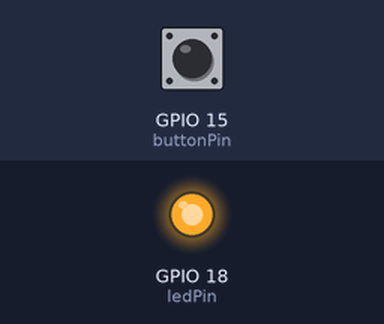
Bench run of a program on a simulated ESP32-S3. On the bench: output pins drawn as LEDs (lit = HIGH). Dashed ring = blinking. Inputs (shaded band) come from the test bench; at power-on: GPIO 15 (buttonPin) HIGH.

Above: at 1.4 s.
1.5 s: GPIO 15 (buttonPin) pulled LOW for 0.15 s
At 2.2 s:
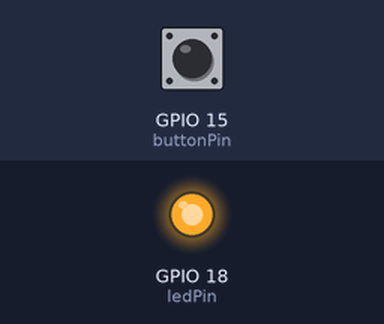
3.1 s: GPIO 15 (buttonPin) pulled LOW for 1 s
At 3.5 s:
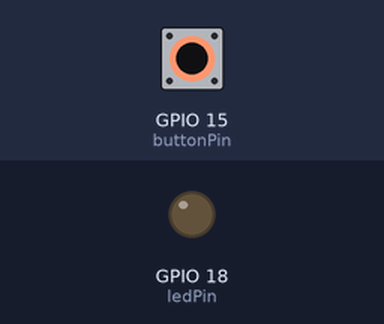
5.6 s: GPIO 15 (buttonPin) pulled LOW for 3.2 s
At 7.4 s:
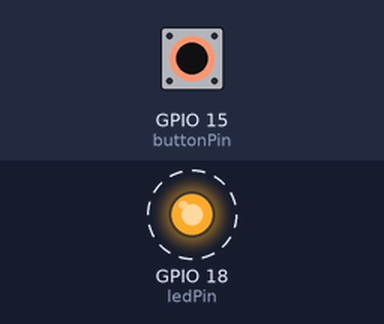
Timing chart, 0 to 17.8 s (numbered marks = the images above; inputs shaded):
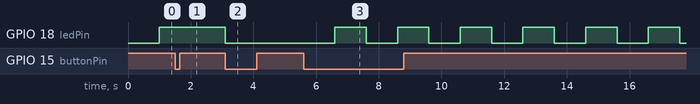

Measured:
- after the input at 1.5 s, GPIO 18 (ledPin): stays HIGH (without the input it goes to LOW after 0.50 s)
- after the input at 3.1 s, GPIO 18 (ledPin): HIGH → LOW at once
- after the input at 5.6 s, GPIO 18 (ledPin): alternates HIGH for 1.0 s and LOW for 1.0 s, starting after 1.0 s

The program:

main.cpp
```cpp
#include <Arduino.h>

enum class LedState
{
  ON,
  OFF
};

enum class Mode
{
  AlwaysOn,
  AlwaysOff,
  Blinking
};

class Led
{
private:
  const uint8_t pinNumber;

public:
  Led(uint8_t pin) : pinNumber(pin) {}

  void init()
  {
    pinMode(pinNumber, OUTPUT);
    setLedState(LedState::OFF);
  }

  void setLedState(LedState value)
  {
    digitalWrite(
        pinNumber,
        value == LedState::ON ? HIGH : LOW);
  }
};

struct LedRuntime
{
  unsigned long prevMillis = 0;
  Mode mode = Mode::Blinking;
  LedState state = LedState::OFF;
};

constexpr uint8_t ledPin = 18;
constexpr uint8_t buttonPin = 15;
constexpr unsigned long interval = 1000;
volatile bool buttonPressed;

Led led(ledPin);

void onButtonPressed()
{
  buttonPressed = true;
}

void changeMode(LedRuntime &runtime, unsigned long currentMillis)
{
  switch (runtime.mode)
  {
  case Mode::Blinking:
    runtime.mode = Mode::AlwaysOn;
    runtime.state = LedState::ON;
    led.setLedState(runtime.state);
    break;

  case Mode::AlwaysOn:
    runtime.mode = Mode::AlwaysOff;
    runtime.state = LedState::OFF;
    led.setLedState(runtime.state);
    break;

  case Mode::AlwaysOff:
    runtime.mode = Mode::Blinking;
    runtime.prevMillis = currentMillis;
    break;
  }
}

void setup()
{
  led.init();
  pinMode(buttonPin, INPUT_PULLUP);
  buttonPressed = false;

  attachInterrupt(
      digitalPinToInterrupt(buttonPin),
      onButtonPressed,
      FALLING);

  Serial.begin(115200);
  delay(250);
}

void loop()
{
  static LedRuntime runtime;
  const unsigned long currentMillis = millis();

  if (buttonPressed)
  {
    buttonPressed = false;
    changeMode(runtime, currentMillis);
  }

  if (runtime.mode == Mode::Blinking &&
      currentMillis - runtime.prevMillis >= interval)
  {
    runtime.prevMillis = currentMillis;

    if (runtime.state == LedState::OFF)
    {
      runtime.state = LedState::ON;
    }
    else
    {
      runtime.state = LedState::OFF;
    }

    led.setLedState(runtime.state);
  }
}
```
